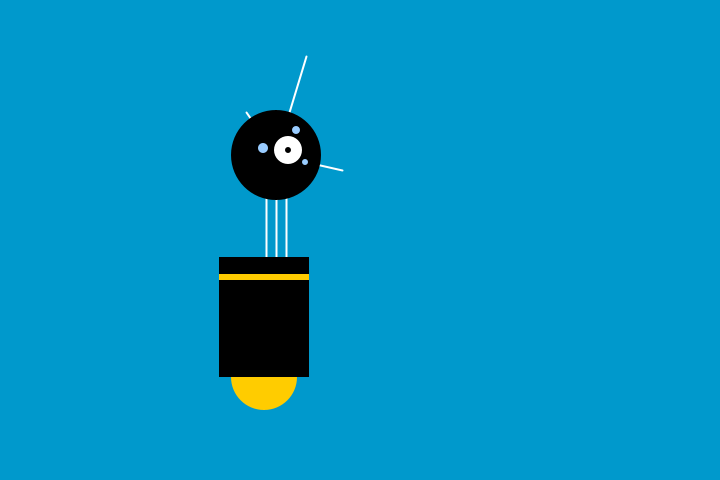
Frame 1 (no input)
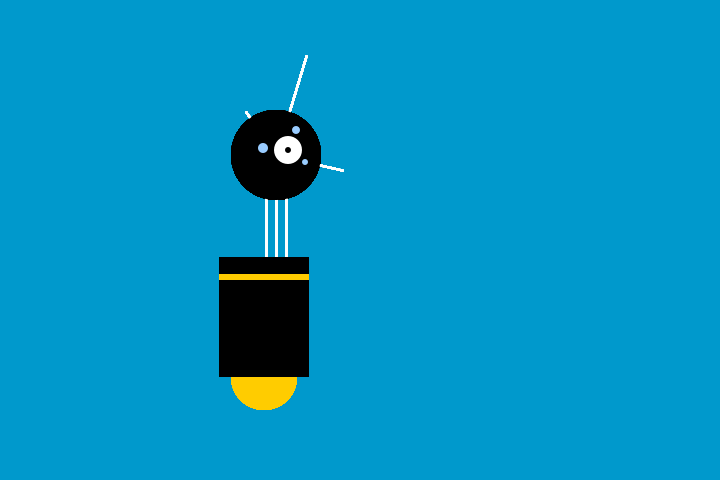
Frame 60 (the mouse pressed at the canvas centre just before this capture)
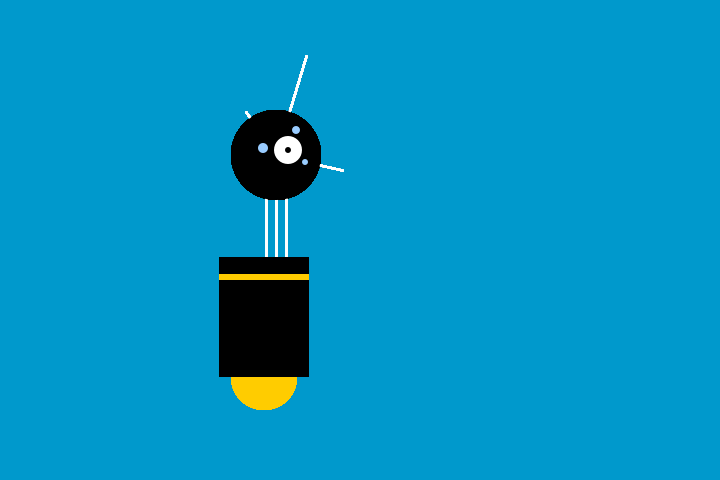
Frame 120 (the mouse held since frame 60 and released just before this capture)

The Processing sketch that drew these frames (run headless with seeded random() and noise(); from frame 60 on, the mouse is pressed at the canvas centre):

// Processing sketch: sketch_200311a
// ── sketch_200311a.pde
void setup()
{
  size(720, 480);
  strokeWeight(2);
  background(0, 153, 204);
  ellipseMode(RADIUS);
}

void draw()
{
  stroke(255);
  line(266, 257, 266, 162);
  line(276, 257, 276, 162);
  line(286, 257, 286, 162);
  
  line(276, 155, 246, 112);
  line(276, 155, 306, 56);
  line(276, 155, 342, 170);
  
  noStroke();
  fill(255, 204, 0);
  ellipse(264, 377, 33, 33);
  fill(0);
  rect(219, 257, 90, 120);
  fill(255, 204, 0);
  rect(219, 274, 90, 6);
  
  fill(0);
  ellipse(276, 155, 45, 45);
  fill(255);
  ellipse(288, 150, 14, 14);
  fill(0);
  ellipse(288, 150, 3, 3);
  fill(153, 204, 255);
  ellipse(263, 148, 5, 5);
  ellipse(296, 130, 4, 4);
  ellipse(305, 162, 3, 3);
}
